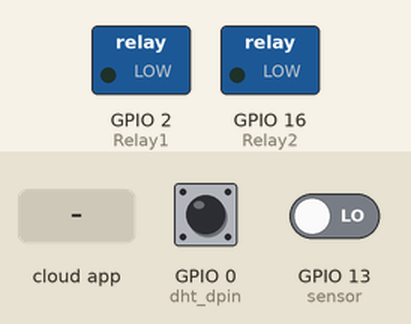
This sketch was run on a simulated ESP8266 (NodeMCU). Parts: switched loads named in the sketch (green lamp = pin HIGH). The test bench sets the inputs (shaded band); at power-on: GPIO 13 (sensor) LOW, GPIO 0 (dht_dpin) HIGH. WiFi joins after 1.5 s; servers stay silent unless stated; no MQTT or app messages arrive unless stated; what the sketch prints to the serial monitor is not drawn.

Above: at 2.7 s.
2.8 s: GPIO 13 (sensor) driven HIGH
At 7.7 s:
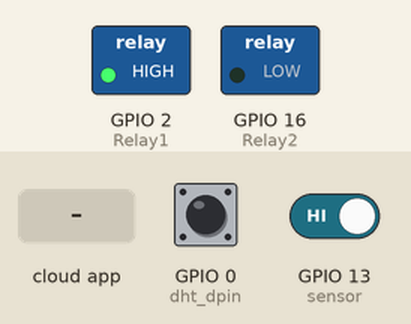
8.3 s: the phone or cloud app sets fan to 0
At 8.9 s:
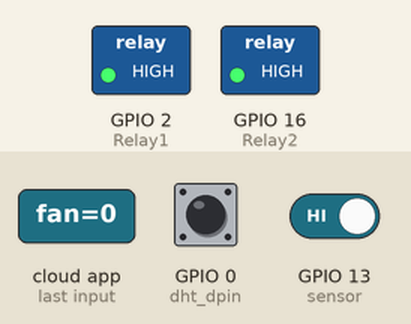
16.5 s: GPIO 13 (sensor) driven LOW
At 19.6 s:
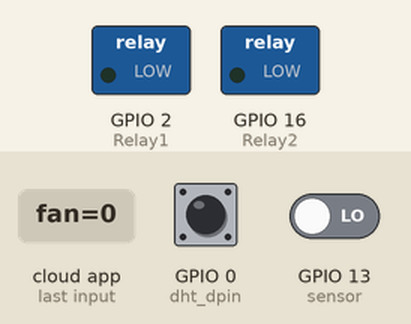
21.7 s: the phone or cloud app sets fan to 0
At 22.8 s:
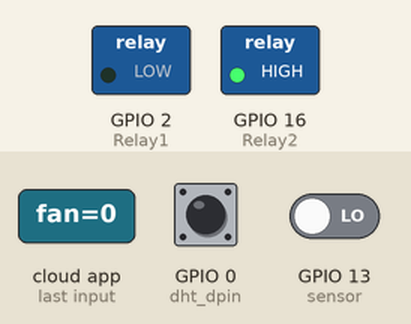
Timing chart, 0 to 28.5 s (numbered marks = the images above; inputs shaded):
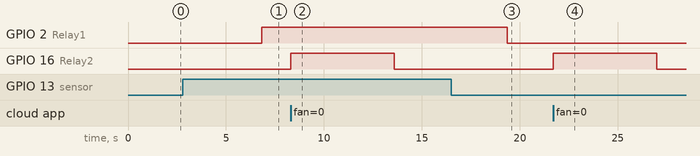

The sketch:

test.ino
```cpp
#include <ESP8266WiFi.h>
#include "Adafruit_MQTT.h"
#include "Adafruit_MQTT_Client.h"
#include <LM35.h>
#include "DHT.h"        // including the library of DHT11 temperature and humidity sensor
#define DHTTYPE DHT11
#define Relay1  2
#define Relay2  16
#define WLAN_SSID       "Arjun_2"             // Your SSID
#define WLAN_PASS       "arjunsundaram4"        // Your password

/************************* Adafruit.io Setup *********************************/

#define AIO_SERVER      "io.adafruit.com"
#define AIO_SERVERPORT  1883                   // use 8883 for SSL
#define AIO_USERNAME    "narenks"            // Replace it with your username
#define AIO_KEY         "691c6f36a5424cf1999c3e987d99efac"   // Replace with your Project Auth Key

/************ Global State (you don't need to change this!) ******************/
#define dht_dpin 0
DHT dht(dht_dpin, DHTTYPE);
int outputpin= A0;
float vref = 3.3;
float resolution = vref/1023;
int sensor = 13;              // the pin that the sensor is atteched to
int state = LOW;
int val = 0;                 // variable to store the sensor status (value)

// Create an ESP8266 WiFiClient class to connect to the MQTT server.
WiFiClient client;
// or... use WiFiFlientSecure for SSL
//WiFiClientSecure client;

// Setup the MQTT client class by passing in the WiFi client and MQTT server and login details.
Adafruit_MQTT_Client mqtt(&client, AIO_SERVER, AIO_SERVERPORT, AIO_USERNAME, AIO_KEY);

/****************************** Feeds ***************************************/

// Setup a feed called 'photocell' for publishing.
// Notice MQTT paths for AIO follow the form: <username>/feeds/<feedname>
Adafruit_MQTT_Publish photocell = Adafruit_MQTT_Publish(&mqtt, AIO_USERNAME "/feeds/Temp");
Adafruit_MQTT_Publish photocell2 = Adafruit_MQTT_Publish(&mqtt, AIO_USERNAME "/feeds/Humidity");
Adafruit_MQTT_Publish motion = Adafruit_MQTT_Publish(&mqtt, AIO_USERNAME "/feeds/Motion");
// Setup a feed called 'onoff' for subscribing to changes.
Adafruit_MQTT_Subscribe Light1 = Adafruit_MQTT_Subscribe(&mqtt, AIO_USERNAME"/feeds/g-assistant"); // FeedName

Adafruit_MQTT_Subscribe fan = Adafruit_MQTT_Subscribe(&mqtt, AIO_USERNAME"/feeds/fan");

void MQTT_connect();

void setup() {
  Serial.begin(115200);
  dht.begin();
  pinMode(sensor, INPUT);
  pinMode(Relay1, OUTPUT);
  pinMode(Relay2, OUTPUT);
  // Connect to WiFi access point.
  Serial.println(); Serial.println();
  Serial.print("Connecting to ");
  Serial.println(WLAN_SSID);

  WiFi.begin(WLAN_SSID, WLAN_PASS);
  while (WiFi.status() != WL_CONNECTED) {
    delay(500);
    Serial.print(".");
  }
  Serial.println();

  Serial.println("WiFi connected");
  Serial.println("IP address: ");
  Serial.println(WiFi.localIP());


  // Setup MQTT subscription for onoff feed.
  mqtt.subscribe(&Light1);
  mqtt.subscribe(&fan);
}

void loop() {

  MQTT_connect();

  Adafruit_MQTT_Subscribe *subscription;
  while ((subscription = mqtt.readSubscription(5000))) {
    if (subscription == &Light1) {
      Serial.print(F("GotL: "));
      Serial.println((char *)Light1.lastread);
      int Light1_State = atoi((char *)Light1.lastread);
      digitalWrite(Relay1, !(Light1_State));

    }
       if (subscription == &fan) {
      Serial.print(F("GotF: "));
      Serial.println((char *)fan.lastread);
      int fan_State = atoi((char *)fan.lastread);
      digitalWrite(Relay2, !(fan_State));

    }
  }


//  float temperature = analogRead(outputpin);
// temperature = (temperature*resolution);
// temperature = temperature*100 + 20;
//  if(temperature < 25.00){
//    digitalWrite(Relay2,1);
//    }else{
//      digitalWrite(Relay2,0);
//    }
float h = dht.readHumidity();
float t = dht.readTemperature();
Serial.println(t);
Serial.println(h);
 if(t > 27.00){
    digitalWrite(Relay2,HIGH);
    }else{
      digitalWrite(Relay2,LOW);
    }
Serial.print(F("\nSending Temp val "));
  if (! photocell.publish(t)) {
    Serial.println(F("Failed"));
  } else {
    Serial.println(F("OK!"));
  }
  Serial.print(F("\nSending Humidity val "));
  if (! photocell2.publish(h)) {
    Serial.println(F("Failed"));
  } else {
    Serial.println(F("OK!"));
  }
  val = digitalRead(sensor);   // read sensor value
  if (! motion.publish(val)) {
    Serial.println(F("Failed"));
  } else {
    Serial.println(F("OK!"));
  }
  if (val == HIGH) {           // check if the sensor is HIGH
    digitalWrite(Relay1, HIGH);   // turn LED ON

    if (state == LOW) {
      Serial.println("Motion detected!");
      state = HIGH;       // update variable state to HIGH
    }
  }
  else {
      digitalWrite(Relay1, LOW); // turn LED OFF
      if (state == HIGH){
        Serial.println("Motion stopped!");
        state = LOW;       // update variable state to LOW
    }
    Serial.print(F("\nSending Motion Val "));
  }
  delay(500);

}

void MQTT_connect() {
  int8_t ret;

  // Stop if already connected.
  if (mqtt.connected()) {
    return;
  }

  Serial.print("Connecting to MQTT... ");

  uint8_t retries = 3;

  while ((ret = mqtt.connect()) != 0) { // connect will return 0 for connected
    Serial.println(mqtt.connectErrorString(ret));
    Serial.println("Retrying MQTT connection in 5 seconds...");
    mqtt.disconnect();
    delay(5000);  // wait 5 seconds
    retries--;
    if (retries == 0) {
      // basically die and wait for WDT to reset me
      while (1);
    }
  }
  Serial.println("MQTT Connected!");

}
```

Measured:
- after the input at 2.8 s, GPIO 2 (Relay1): LOW → HIGH after 4.0 s
- after the input at 8.3 s, GPIO 16 (Relay2): LOW → HIGH at once, → LOW 5.3 s later
- after the input at 16.5 s, GPIO 2 (Relay1): HIGH → LOW after 2.9 s
- after the input at 21.7 s, GPIO 16 (Relay2): LOW → HIGH at once, → LOW 5.3 s later
